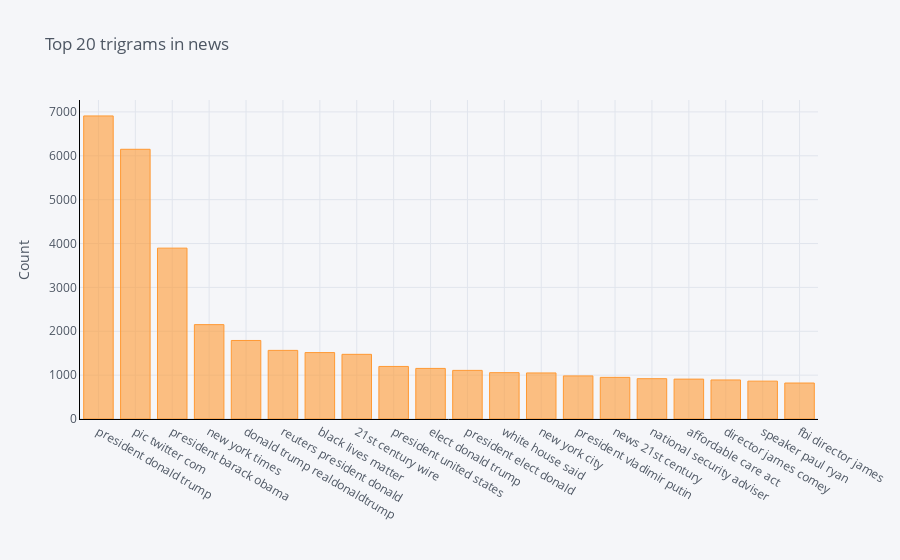

Source (notebook cell):
### Code cell
def get_top_n_trigram(corpus, n=None):
    vec = CountVectorizer(ngram_range=(3, 3), stop_words='english').fit(corpus)
    bag_of_words = vec.transform(corpus)
    sum_words = bag_of_words.sum(axis=0) 
    words_freq = [(word, sum_words[0, idx]) for word, idx in vec.vocabulary_.items()]
    words_freq =sorted(words_freq, key = lambda x: x[1], reverse=True)
    return words_freq[:n]

#Calling function and return only top 20 words
common_words = get_top_n_trigram(clean_news['news'], 20)

#Printing word and their respective frequencies
for word, freq in common_words:
    print(word, freq)

#Creating a dataframe with words and count
df6 = pd.DataFrame(common_words, columns = ['news' , 'count'])

#Grouping the words and plotting their frequencies
df6.groupby('news').sum()['count'].sort_values(ascending=False).iplot(
    kind='bar', yTitle='Count', linecolor='black', title='Top 20 trigrams in news')

### Figure 1 — Plotly figure (JSON) as saved in the notebook; plotly's stock layout.template omitted (floating-point values rounded to 4 significant figures)
{"data": [{"name": "count", "text": "", "y": [6908, 6148, 3895, 2151, 1790, 1564, 1514, 1474, 1198, 1153, 1108, 1056, 1050, 982, 949, 919, 909, 890, 863, 820], "marker": {"color": "rgba(255, 153, 51, 0.6)", "line": {"color": "rgba(255, 153, 51, 1.0)", "width": 1}}, "x": ["president donald trump", "pic twitter com", "president barack obama", "new york times", "donald trump realdonaldtrump", "reuters president donald", "black lives matter", "21st century wire", "president united states", "elect donald trump", "president elect donald", "white house said", "new york city", "president vladimir putin", "news 21st century", "national security adviser", "affordable care act", "director james comey", "speaker paul ryan", "fbi director james"], "type": "bar", "orientation": "v"}], "layout": {"title": {"text": "Top 20 trigrams in news", "font": {"color": "#4D5663"}}, "paper_bgcolor": "#F5F6F9", "plot_bgcolor": "#F5F6F9", "yaxis": {"tickfont": {"color": "#4D5663"}, "title": {"text": "Count", "font": {"color": "#4D5663"}}, "showgrid": true, "zerolinecolor": "#E1E5ED", "gridcolor": "#E1E5ED", "linecolor": "black"}, "xaxis": {"tickfont": {"color": "#4D5663"}, "title": {"text": "", "font": {"color": "#4D5663"}}, "showgrid": true, "zerolinecolor": "#E1E5ED", "gridcolor": "#E1E5ED", "linecolor": "black"}, "legend": {"bgcolor": "#F5F6F9", "font": {"color": "#4D5663"}}}}
